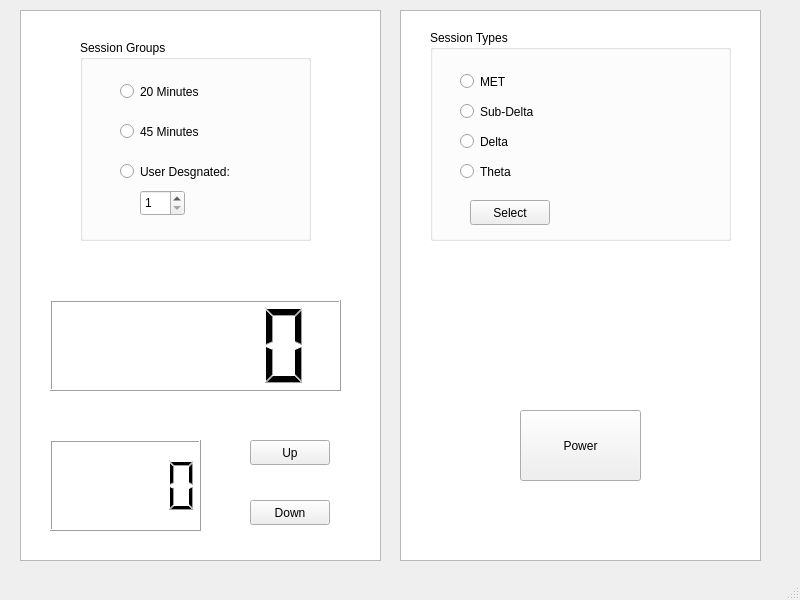
<?xml version="1.0" encoding="UTF-8"?>
<ui version="4.0">
 <class>MainWindow</class>
 <widget class="QMainWindow" name="MainWindow">
  <property name="geometry">
   <rect>
    <x>0</x>
    <y>0</y>
    <width>800</width>
    <height>600</height>
   </rect>
  </property>
  <property name="windowTitle">
   <string>MainWindow</string>
  </property>
  <widget class="QWidget" name="centralwidget">
   <widget class="QListWidget" name="listWidget">
    <property name="geometry">
     <rect>
      <x>20</x>
      <y>10</y>
      <width>361</width>
      <height>551</height>
     </rect>
    </property>
   </widget>
   <widget class="QListWidget" name="listWidget_2">
    <property name="geometry">
     <rect>
      <x>400</x>
      <y>10</y>
      <width>361</width>
      <height>551</height>
     </rect>
    </property>
   </widget>
   <widget class="QPushButton" name="Power">
    <property name="geometry">
     <rect>
      <x>520</x>
      <y>410</y>
      <width>121</width>
      <height>71</height>
     </rect>
    </property>
    <property name="styleSheet">
     <string notr="true"/>
    </property>
    <property name="text">
     <string>Power</string>
    </property>
   </widget>
   <widget class="QLCDNumber" name="Strength">
    <property name="geometry">
     <rect>
      <x>50</x>
      <y>440</y>
      <width>151</width>
      <height>91</height>
     </rect>
    </property>
   </widget>
   <widget class="QPushButton" name="Up">
    <property name="geometry">
     <rect>
      <x>250</x>
      <y>440</y>
      <width>80</width>
      <height>25</height>
     </rect>
    </property>
    <property name="text">
     <string>Up</string>
    </property>
   </widget>
   <widget class="QPushButton" name="Down">
    <property name="geometry">
     <rect>
      <x>250</x>
      <y>500</y>
      <width>80</width>
      <height>25</height>
     </rect>
    </property>
    <property name="text">
     <string>Down</string>
    </property>
   </widget>
   <widget class="QLCDNumber" name="lcdNumber_2">
    <property name="geometry">
     <rect>
      <x>50</x>
      <y>300</y>
      <width>291</width>
      <height>91</height>
     </rect>
    </property>
   </widget>
   <widget class="QGroupBox" name="grpSession">
    <property name="enabled">
     <bool>true</bool>
    </property>
    <property name="geometry">
     <rect>
      <x>80</x>
      <y>40</y>
      <width>231</width>
      <height>201</height>
     </rect>
    </property>
    <property name="title">
     <string>Session Groups</string>
    </property>
    <widget class="QRadioButton" name="rdb20">
     <property name="enabled">
      <bool>true</bool>
     </property>
     <property name="geometry">
      <rect>
       <x>40</x>
       <y>40</y>
       <width>96</width>
       <height>23</height>
      </rect>
     </property>
     <property name="text">
      <string>20 Minutes</string>
     </property>
    </widget>
    <widget class="QRadioButton" name="rdb45">
     <property name="geometry">
      <rect>
       <x>40</x>
       <y>80</y>
       <width>96</width>
       <height>23</height>
      </rect>
     </property>
     <property name="text">
      <string>45 Minutes</string>
     </property>
    </widget>
    <widget class="QRadioButton" name="rdbUserDes">
     <property name="geometry">
      <rect>
       <x>40</x>
       <y>120</y>
       <width>121</width>
       <height>23</height>
      </rect>
     </property>
     <property name="text">
      <string>User Desgnated:</string>
     </property>
    </widget>
    <widget class="QSpinBox" name="spbMinutes">
     <property name="geometry">
      <rect>
       <x>60</x>
       <y>150</y>
       <width>45</width>
       <height>26</height>
      </rect>
     </property>
     <property name="minimum">
      <number>1</number>
     </property>
     <property name="maximum">
      <number>180</number>
     </property>
    </widget>
   </widget>
   <widget class="QGroupBox" name="grpTypes">
    <property name="geometry">
     <rect>
      <x>430</x>
      <y>30</y>
      <width>301</width>
      <height>211</height>
     </rect>
    </property>
    <property name="title">
     <string>Session Types</string>
    </property>
    <widget class="QRadioButton" name="rdbMET">
     <property name="geometry">
      <rect>
       <x>30</x>
       <y>40</y>
       <width>51</width>
       <height>23</height>
      </rect>
     </property>
     <property name="text">
      <string>MET</string>
     </property>
    </widget>
    <widget class="QRadioButton" name="rdbSubDelta">
     <property name="geometry">
      <rect>
       <x>30</x>
       <y>70</y>
       <width>81</width>
       <height>23</height>
      </rect>
     </property>
     <property name="text">
      <string>Sub-Delta</string>
     </property>
    </widget>
    <widget class="QRadioButton" name="rdbDelta">
     <property name="geometry">
      <rect>
       <x>30</x>
       <y>100</y>
       <width>61</width>
       <height>23</height>
      </rect>
     </property>
     <property name="text">
      <string>Delta</string>
     </property>
    </widget>
    <widget class="QRadioButton" name="rdbTheta">
     <property name="geometry">
      <rect>
       <x>30</x>
       <y>130</y>
       <width>96</width>
       <height>23</height>
      </rect>
     </property>
     <property name="text">
      <string>Theta</string>
     </property>
    </widget>
    <widget class="QPushButton" name="btnSelect">
     <property name="geometry">
      <rect>
       <x>40</x>
       <y>170</y>
       <width>80</width>
       <height>25</height>
      </rect>
     </property>
     <property name="text">
      <string>Select</string>
     </property>
    </widget>
   </widget>
  </widget>
  <widget class="QMenuBar" name="menubar">
   <property name="geometry">
    <rect>
     <x>0</x>
     <y>0</y>
     <width>800</width>
     <height>22</height>
    </rect>
   </property>
  </widget>
  <widget class="QStatusBar" name="statusbar"/>
 </widget>
 <resources/>
 <connections/>
</ui>
